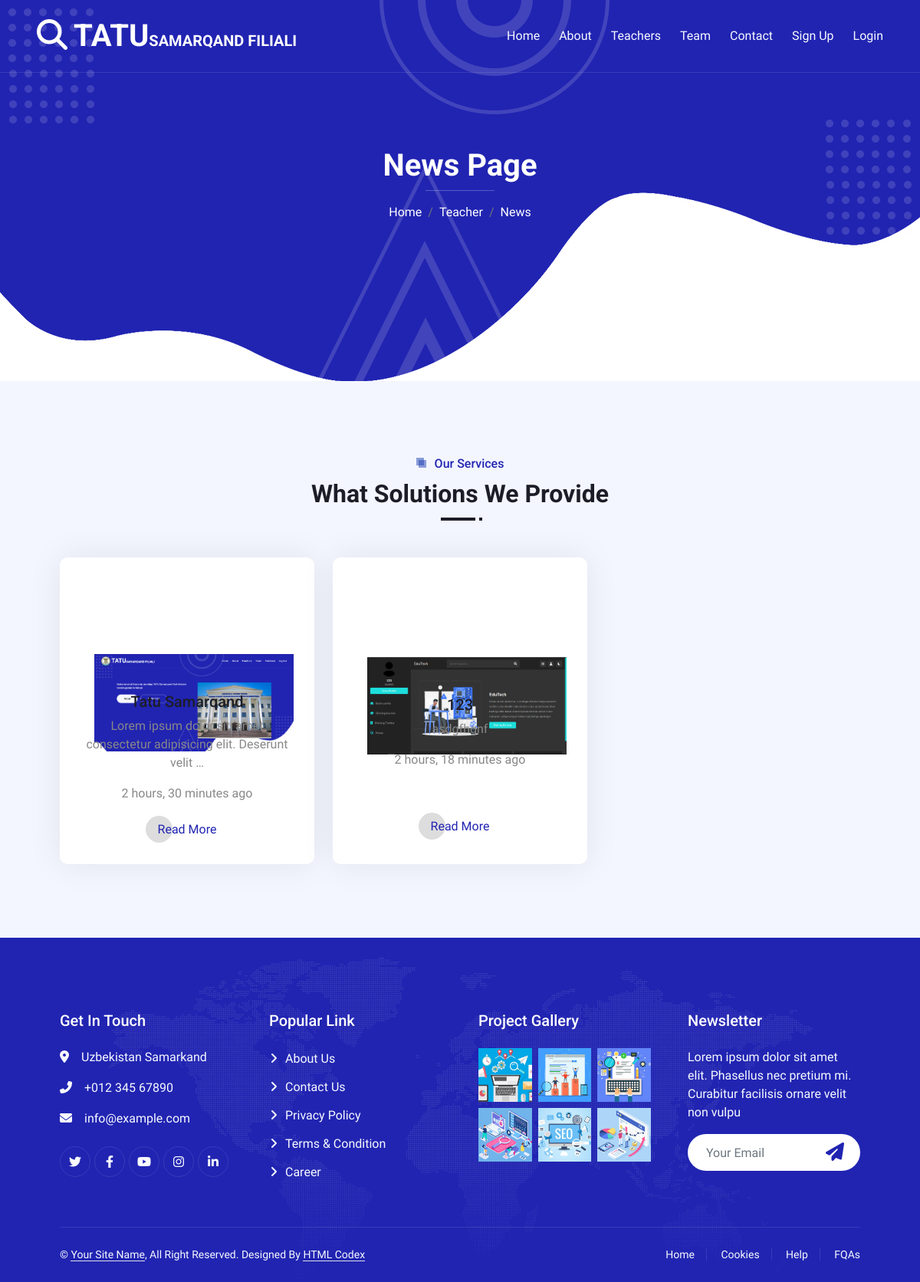
Page /news/ on the committed database.
### team/models.py (models this page shows, shortened)
class NewsModel(models.Model):
    title = models.CharField(max_length=100)
    img1 = models.ImageField(upload_to='img')
    text = models.TextField(max_length=1000)
    datatime = models.DateTimeField(auto_now=True)

### team/views.py (the view)
# urls.py: path('news/',NewsView,name='news'),
def NewsView(request):
    context = NewsModel.objects.all()
    return render(request,'team/news.html',{'context':context})

### team/templates/team/news.html (shortened to what this page needs)
{% extends 'base.html' %}
{% load static %}
  {% block content %}
  <div class="container-xxl py-5 bg-primary hero-header mb-5">
    <div class="container my-5 py-5 px-lg-5">
        <div class="row g-5 py-5">
            <div class="col-12 text-center">
                <h1 class="text-white animated zoomIn">News Page</h1>
                <hr class="bg-white mx-auto mt-0" style="width: 90px;">
                <nav aria-label="breadcrumb">
                    <ol class="breadcrumb justify-content-center">
                        <li class="breadcrumb-item"><a class="text-white" href="{% url 'home' %}">Home</a></li>
                        <li class="breadcrumb-item"><a class="text-white" href="{% url 'teachers' %}">Teacher</a></li>
                        <li class="breadcrumb-item text-white active" aria-current="page">News</li>
                    </ol>
                </nav>
            </div>
        </div>
    </div>
  </div>
  <div class="container-xxl py-5">
    <div class="container px-lg-5">
      <div class="section-title position-relative text-center mb-5 pb-2 wow fadeInUp" data-wow-delay="0.1s">
          <h6 class="position-relative d-inline text-primary ps-4">Our Services</h6>
          <h2 class="mt-2">What Solutions We Provide</h2>
      </div>
      <div class="row g-4">
        {% for i in context %}
          <div class="col-lg-4 col-md-6 wow zoomIn" data-wow-delay="0.1s">
              <div class="service-item d-flex flex-column justify-content-center text-center rounded">
                  <div class="mt-1 mb-3 flex-shrink-0" style="width: 300px; height: 130px;">
                      <img class="mt-7" style="width: 260px;" src="{{ i.img1.url }}" alt="">
                  </div>
                  <h5 class="mb-0">{{i.title}}</h5>
                  <p class="mt-2">{{i.text|truncatewords:10}}</p>
                  <p>{{i.datatime|timesince}} ago</p>
                  <a class="btn px-3 mt-auto mx-auto" href="{% url 'newsinfo' i.title %}">Read More</a>
              </div>
          </div>
          {% endfor %}
      </div>
    </div>
  </div>
  {% endblock content %}

### static/css/style.css (style rules this page uses)
:root { --primary: #2124B1; --secondary: #4777F5; --light: #F7FAFF; --dark: #1D1D27; }
h1, h2, h3, .fw-bold { font-weight: 700 !important; }
h4, h5, h6, .fw-medium { font-weight: 500 !important; }
.btn { font-weight: 500; transition: .5s; }
.hero-header { background: url(../img/bg-dot.png), url(../img/bg-dot.png), url(../img/bg-round.png), url(../img/bg-tree.png), url(../img/bg-bottom-hero.png); background-position: 10px 10px, bottom 190px right 10px, left 55% top -1px, left 45% bottom -1px, center bottom -1px; background-repeat: no-repeat; }
.section-title::before { position: absolute; content: ""; width: 45px; height: 4px; bottom: 0; left: 0; background: var(--dark); }
.section-title::after { position: absolute; content: ""; width: 4px; height: 4px; bottom: 0; left: 50px; background: var(--dark); }
.section-title.text-center::before { left: 50%; margin-left: -25px; }
.section-title.text-center::after { left: 50%; margin-left: 25px; }
.section-title h6::before, .section-title h6::after { position: absolute; content: ""; width: 10px; height: 10px; top: 2px; left: 0; background: rgba(33, 66, 177, .5); }
.section-title h6::after { top: 5px; left: 3px; }
.service-item { position: relative; height: 400px; padding: 30px 25px; background: #FFFFFF; box-shadow: 0 0 45px rgba(0, 0, 0, .08); transition: .5s; }
.service-item h5, .service-item p { transition: .5s; }
.service-item a.btn { position: relative; display: flex; color: var(--primary); transition: .5s; z-index: 1; }
.service-item a.btn::before { position: absolute; content: ""; width: 35px; height: 35px; top: 0; left: 0; border-radius: 35px; background: #DDDDDD; transition: .5s; z-index: -1; }

### rows in the picture
NewsModel: img1 (picture), title "Tatu Samarqand", text "Lorem ipsum dolor sit, amet consectetur adipisicing elit. Deserunt velit …", datatime "2 hours, 30 minutes"
NewsModel: img1 (picture), title "123", text "asdgfhgnf", datatime "2 hours, 18 minutes"
